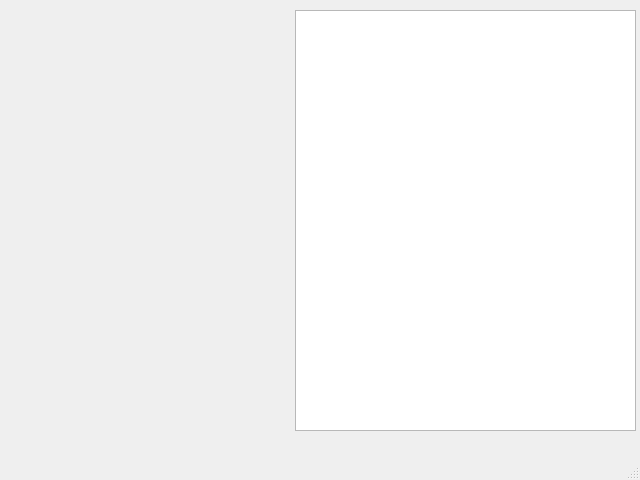
<?xml version="1.0" encoding="UTF-8"?>
<ui version="4.0">
 <class>ControlCurrentProfilesWindow</class>
 <widget class="QMainWindow" name="ControlCurrentProfilesWindow">
  <property name="geometry">
   <rect>
    <x>0</x>
    <y>0</y>
    <width>640</width>
    <height>480</height>
   </rect>
  </property>
  <property name="windowTitle">
   <string>MainWindow</string>
  </property>
  <widget class="QWidget" name="centralwidget">
   <widget class="QListView" name="listView">
    <property name="geometry">
     <rect>
      <x>295</x>
      <y>10</y>
      <width>341</width>
      <height>421</height>
     </rect>
    </property>
   </widget>
  </widget>
  <widget class="QMenuBar" name="menubar">
   <property name="geometry">
    <rect>
     <x>0</x>
     <y>0</y>
     <width>640</width>
     <height>26</height>
    </rect>
   </property>
  </widget>
  <widget class="QStatusBar" name="statusbar"/>
 </widget>
 <resources/>
 <connections/>
</ui>
